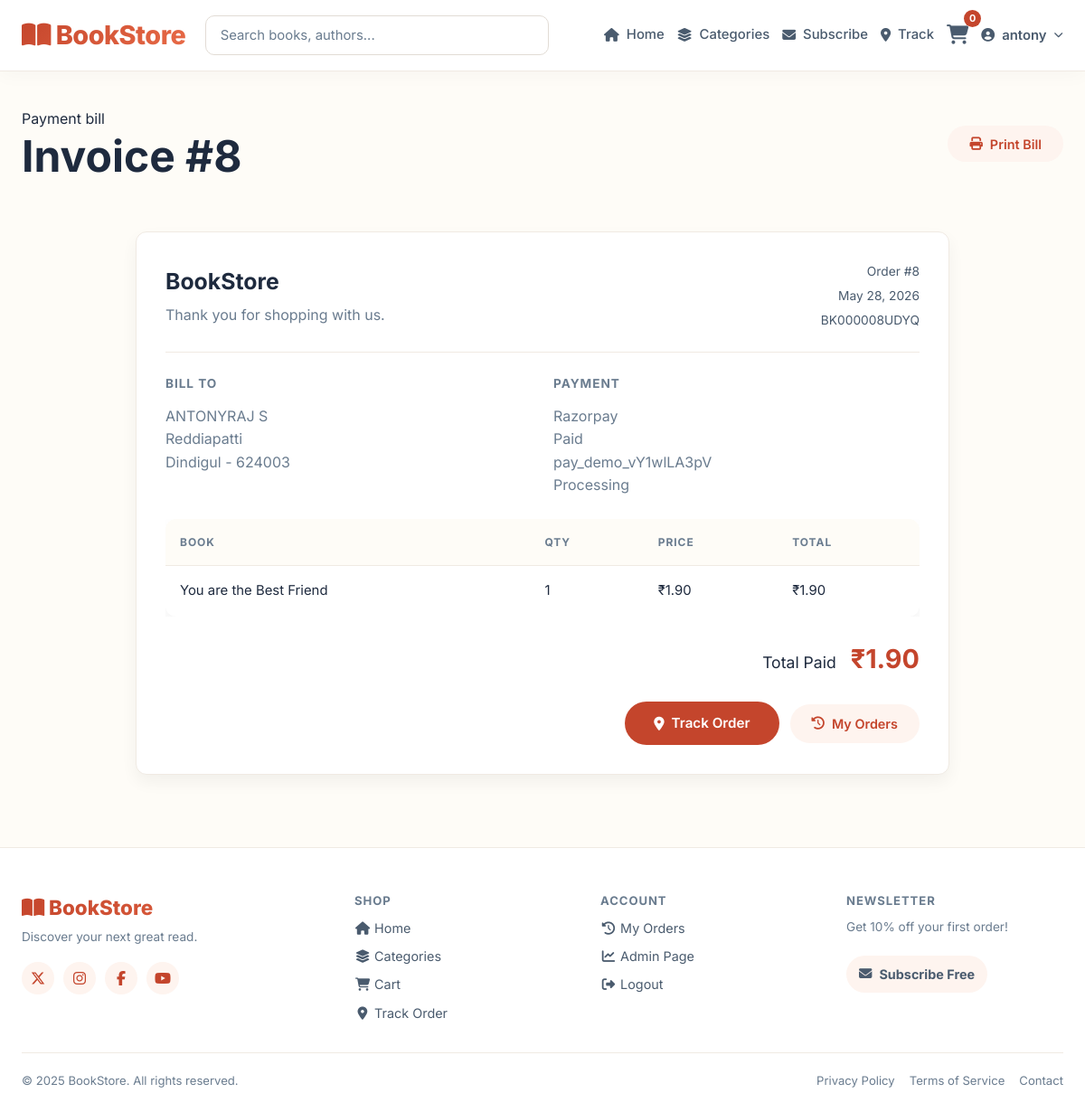
Before: /bill/8/ (signed in) with the older database file.
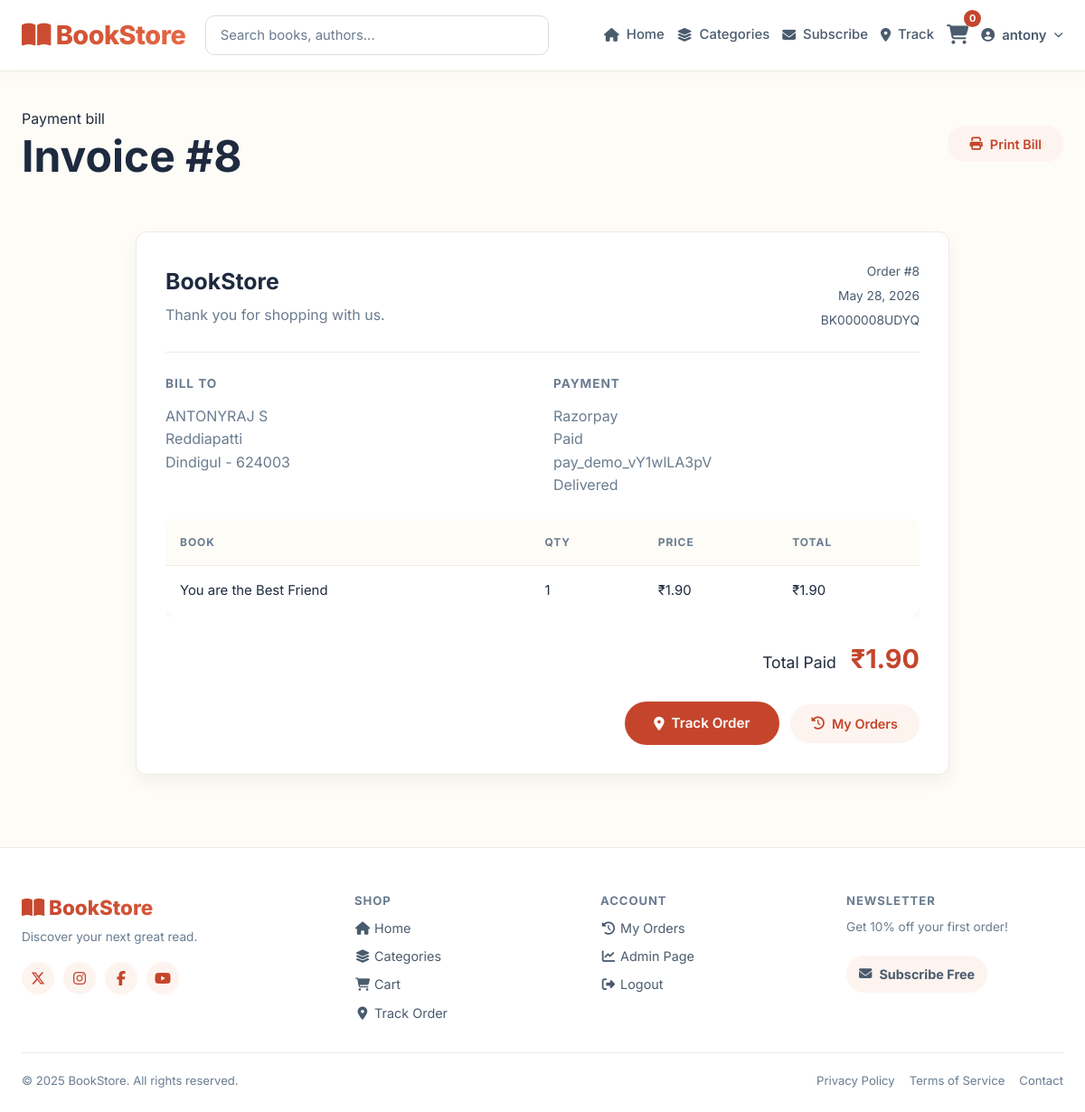
After: the same page with the newer database file.
### backend/store/models.py (models this page shows, shortened)
class Order(models.Model):
    STATUS_CHOICES = [
        ('pending',    'Pending'),
        ('processing', 'Processing'),
        ('shipped',    'Shipped'),
        ('delivered',  'Delivered'),
        ('cancelled',  'Cancelled'),
    ]
    PAYMENT_METHOD_CHOICES = [
        ('razorpay', 'Razorpay'),
        ('cod', 'Cash on Delivery'),
    ]
    PAYMENT_STATUS_CHOICES = [
        ('awaiting_payment', 'Awaiting Payment'),
        ('paid', 'Paid'),
        ('cod_pending', 'COD Pending'),
        ('failed', 'Failed'),
    ]
    user         = models.ForeignKey(User, on_delete=models.CASCADE)
    full_name    = models.CharField(max_length=200)
    address      = models.TextField()
    city         = models.CharField(max_length=100)
    postal_code  = models.CharField(max_length=20)
    created_at   = models.DateTimeField(default=timezone.now)
    paid         = models.BooleanField(default=False)
    total_amount = models.DecimalField(max_digits=10, decimal_places=2)
    status       = models.CharField(max_length=20, choices=STATUS_CHOICES,
                                    default='pending')
    payment_method = models.CharField(max_length=20, choices=PAYMENT_METHOD_CHOICES, default='razorpay')
    payment_status = models.CharField(max_length=30, choices=PAYMENT_STATUS_CHOICES, default='awaiting_payment')
    tracking_number = models.CharField(max_length=32, unique=True, blank=True, null=True)
    razorpay_order_id = models.CharField(max_length=80, blank=True)
    razorpay_payment_id = models.CharField(max_length=80, blank=True)
    razorpay_signature = models.CharField(max_length=160, blank=True)
    cancellation_reason = models.TextField(blank=True)
    cancelled_at = models.DateTimeField(blank=True, null=True)

### backend/store/views.py (the view)
# urls.py: path('bill/<int:order_id>/',        views.bill,              name='bill'),
@login_required
def bill(request, order_id):
    order = get_object_or_404(Order.objects.prefetch_related('items__book'), id=order_id)
    if not _user_can_view_order(request.user, order):
        messages.error(request, 'You cannot access that bill.')
        return redirect('order_history')
    return render(request, 'store/bill.html', {'order': order})

### backend/store/context_processors.py (called while the page is built)
def cart_count(request):
    cart = request.session.get('cart', {})
    count = sum(cart.values())
    return {'cart_count': count}

def social_auth_status(request):
    from django.conf import settings
    return {
        'social_auth_available': {
            'google': bool(settings.SOCIAL_AUTH_GOOGLE_OAUTH2_KEY and settings.SOCIAL_AUTH_GOOGLE_OAUTH2_SECRET),
            'facebook': bool(settings.SOCIAL_AUTH_FACEBOOK_KEY and settings.SOCIAL_AUTH_FACEBOOK_SECRET),
            'github': bool(settings.SOCIAL_AUTH_GITHUB_KEY and settings.SOCIAL_AUTH_GITHUB_SECRET),
        }
    }

### backend/store/models.py (called while the page is built)
    @property
    def line_total(self):
        return self.price * self.quantity

### backend/store/views.py (called while the page is built)
def _user_can_view_order(user, order):
    return user.is_authenticated and (order.user_id == user.id or user.is_staff)

### frontend/templates/store/bill.html (shortened to what this page needs)
{% extends 'store/base.html' %}
{% block content %}
<div class="page-hero receipt-actions">
  <div>
    <span class="eyebrow">Payment bill</span>
    <h1>Invoice #{{ order.id }}</h1>
  </div>
  <button type="button" class="btn-secondary" onclick="window.print()">
    <i class="fa-solid fa-print"></i> Print Bill
  </button>
</div>
<section class="receipt">
  <div class="receipt-top">
    <div>
      <h2>BookStore</h2>
      <p>Thank you for shopping with us.</p>
    </div>
    <div class="receipt-meta">
      <span>Order #{{ order.id }}</span>
      <span>{{ order.created_at|date:"F j, Y" }}</span>
      <span>{{ order.tracking_number|default:"Tracking pending" }}</span>
    </div>
  </div>
  <div class="receipt-grid">
    <div>
      <h3>Bill To</h3>
      <p>{{ order.full_name }}</p>
      <p>{{ order.address }}</p>
      <p>{{ order.city }} - {{ order.postal_code }}</p>
    </div>
    <div>
      <h3>Payment</h3>
      <p>{{ order.get_payment_method_display }}</p>
      <p>{{ order.get_payment_status_display }}</p>
      {% if order.razorpay_payment_id %}<p>{{ order.razorpay_payment_id }}</p>{% endif %}
      <p>{{ order.get_status_display }}</p>
    </div>
  </div>
  <div class="receipt-table-wrap">
    <table class="cart-table receipt-table">
      <thead>
        <tr>
          <th>Book</th>
          <th>Qty</th>
          <th>Price</th>
          <th>Total</th>
        </tr>
      </thead>
      <tbody>
        {% for item in order.items.all %}
        <tr>
          <td>{{ item.book.title }}</td>
          <td>{{ item.quantity }}</td>
          <td>₹{{ item.price }}</td>
          <td>₹{{ item.line_total }}</td>
        </tr>
        {% endfor %}
      </tbody>
    </table>
  </div>
  <div class="receipt-total">
    <span>Total Paid</span>
    <strong>₹{{ order.total_amount }}</strong>
  </div>
  <div class="receipt-footer-actions">
    <a href="{% url 'track_order' %}?order_id={{ order.id }}&postal_code={{ order.postal_code }}" class="btn-primary">
      <i class="fa-solid fa-location-dot"></i> Track Order
    </a>
    <a href="{% url 'order_history' %}" class="btn-secondary">
      <i class="fa-solid fa-clock-rotate-left"></i> My Orders
    </a>
  </div>
</section>
{% endblock %}

Changed rows visible on the page:
changed Order "ANTONYRAJ S": status "Processing" → "Delivered"
